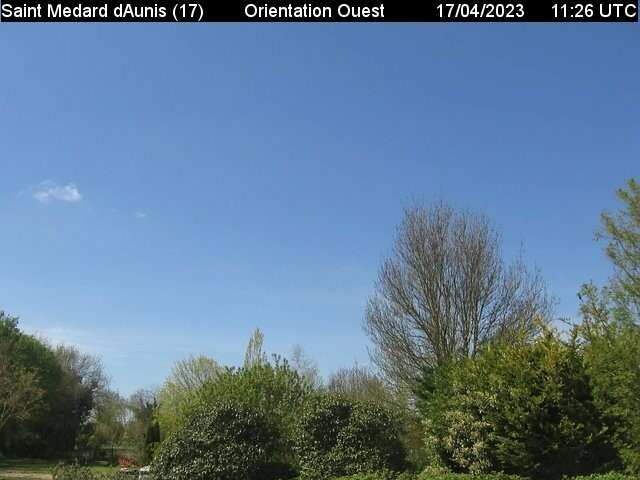
#> input picture Test/testnuage3.jpg, 640 x 480 px
$ python testfiltrenuages.py
#> lines starting #> are read from the running program, lines starting #| are printed output that depends on the picture; after the words box and inside, x2 and y2 are one past the last pixel; in counts of white or black regions, pixels touching at a corner belong together
import cv2
import numpy as np

def truncate_sky(image_path):
    # Load the image and convert it to the HSV color space
    img = cv2.imread(image_path)
    hsv = cv2.cvtColor(img, cv2.COLOR_BGR2HSV)

    # Define the range of sky colors in HSV color space
    lower_sky = np.array([0, 0, 150])
    upper_sky = np.array([180, 50, 255])

    # Threshold the image to get only sky colors
    mask = cv2.inRange(hsv, lower_sky, upper_sky)

    # Apply morphological opening to remove small noise and fill small gaps in the mask
    kernel = np.ones((5,5), np.uint8)
    mask = cv2.morphologyEx(mask, cv2.MORPH_OPEN, kernel)

    # Apply morphological closing to fill any remaining gaps in the mask
    mask = cv2.morphologyEx(mask, cv2.MORPH_CLOSE, kernel)

    # Find the contours of the sky region in the mask
    contours, hierarchy = cv2.findContours(mask, cv2.RETR_EXTERNAL, cv2.CHAIN_APPROX_SIMPLE)

    # Get the bounding box of the largest contour (i.e., the sky region)
    max_area = 0
    max_contour = None
    for contour in contours:
        area = cv2.contourArea(contour)
        if area > max_area:
            max_area = area
            max_contour = contour
    x, y, w, h = cv2.boundingRect(max_contour)

    # Extract the sky region from the original image and save it
    sky = img[y:y+h, x:x+w]
    cv2.imwrite('sky.jpg', sky)
    return w,h

def truncate_sky2(image_path):
    # Load the image and convert it to the HSV color space
    img = cv2.imread(image_path)
    hsv = cv2.cvtColor(img, cv2.COLOR_BGR2HSV)

    # Define the range of sky colors in HSV color space
    lower_sky = np.array([0, 70, 70])
    upper_sky = np.array([180, 255, 255])

    # Threshold the image to get only sky colors
    mask = cv2.inRange(hsv, lower_sky, upper_sky)

    # Apply morphological opening to remove small noise and fill small gaps in the mask
    kernel = np.ones((5,5), np.uint8)
    mask = cv2.morphologyEx(mask, cv2.MORPH_OPEN, kernel)

    # Apply edge detection to find the boundaries of the sky region
    edges = cv2.Canny(mask, 100, 200)

    # Find the contours of the sky region based on the edges
    contours, hierarchy = cv2.findContours(edges, cv2.RETR_EXTERNAL, cv2.CHAIN_APPROX_SIMPLE)

    # Get the bounding box of the largest contour (i.e., the sky region)
    max_area = 0
    max_contour = None
    for contour in contours:
        area = cv2.contourArea(contour)
        if area > max_area:
            max_area = area
            max_contour = contour
    x, y, w, h = cv2.boundingRect(max_contour)

    # Extract the sky region from the original image and save it
    sky = img[y:y+h, x:x+w]
    cv2.imwrite('sky.jpg', sky)
    return w,h


# Example usage
image = cv2.imread('testnuage3.jpg')
#> image is the input picture: shape (480, 640, 3); mean B, G, R 145.8, 121.8, 94.8
dimensions = image.shape
#> dimensions = (480, 640, 3)
# height, width, number of channels in image
height = image.shape[0]
#> height = 480
width = image.shape[1]
#> width = 640

w,h = truncate_sky('testnuage3.jpg')
#> in truncate_sky, `hsv = cv2.cvtColor(img, cv2.COLOR_BGR2HSV)`: hsv: shape (480, 640, 3); mean H, S, V 84.5, 104.9, 153.1
#> in truncate_sky, `mask = cv2.inRange(hsv, lower_sky, upper_sky)`:
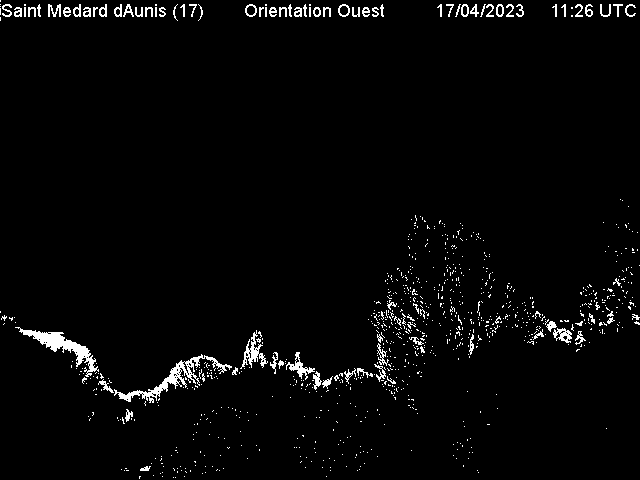
#> mask: shape (480, 640); 2.7% white in thin lines or dots
#> in truncate_sky, `mask = cv2.morphologyEx(mask, cv2.MORPH_OPEN, kernel)`:
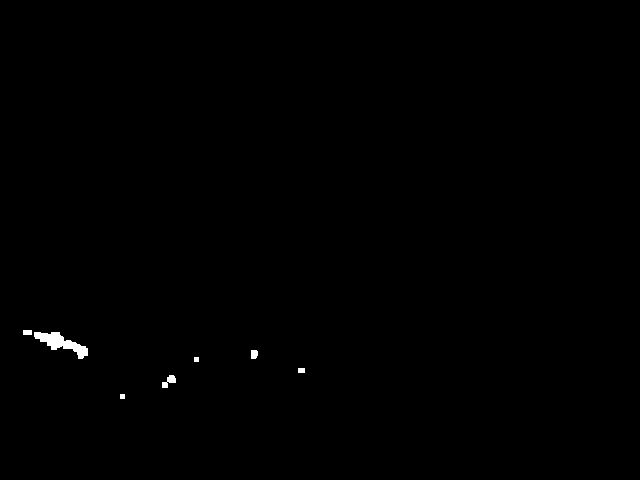
#> mask: shape (480, 640); 0.29% white; 7 white regions, largest, box (x1, y1, x2, y2) and area: (34, 332, 88, 359) 597, (162, 375, 176, 388) 97, (251, 350, 258, 359) 58
#> in truncate_sky, `mask = cv2.morphologyEx(mask, cv2.MORPH_CLOSE, kernel)`: mask: shape (480, 640); 0.29% white; 6 white regions
#> in truncate_sky, `contours, hierarchy = cv2.findContours(mask, cv2.RETR_EXTERNAL, cv2.CH..`: contours = 6 contours, 2 with area under 20; largest, box (x1, y1, x2, y2) and area: (23, 330, 88, 359) 574, (162, 375, 176, 388) 76, (251, 350, 258, 359) 44, (298, 368, 305, 373) 24
#> the loop in truncate_sky, `for contour in contours:` made 6 passes
#> (area, max_area) on passes 2, 6: (75.5, 75.5), (574.5, 574.5)
#> (contour, area) on pass 3: ([[298, 368], [298, 372], [304, 372], [304, 368]], 24)
#> after the loop in truncate_sky, `for contour in contours:`: max_area = 574.5; max_contour = contour of 59 points, box (x1, y1, x2, y2) (23, 330, 88, 359), area 574
#> in truncate_sky, `x, y, w, h = cv2.boundingRect(max_contour)`: x = 23; y = 330; w = 65; h = 29
#> in truncate_sky, `sky = img[y:y+h, x:x+w]`:
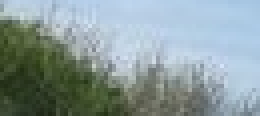
#> sky: shape (29, 65, 3) (shown 4 times larger); mean B, G, R 155.3, 154.5, 138
#> w = 65; h = 29
if w < width // 2 and h < height // 2:
    w,h = truncate_sky2('testnuage3.jpg')
#> in truncate_sky2, `mask = cv2.inRange(hsv, lower_sky, upper_sky)`:
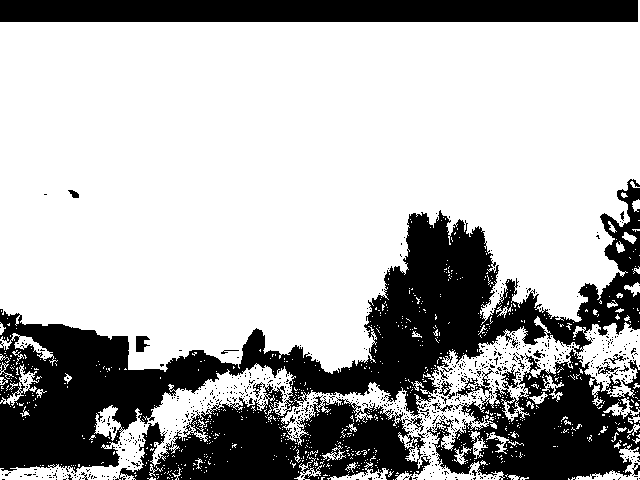
#> mask: shape (480, 640); 69.5% white; 726 black regions (705 under 20 px), largest, box (x1, y1, x2, y2) and area: (0, 179, 640, 480) 61988, (427, 349, 640, 480) 14804, (0, 0, 638, 22) 14036
#> in truncate_sky2, `mask = cv2.morphologyEx(mask, cv2.MORPH_OPEN, kernel)`:
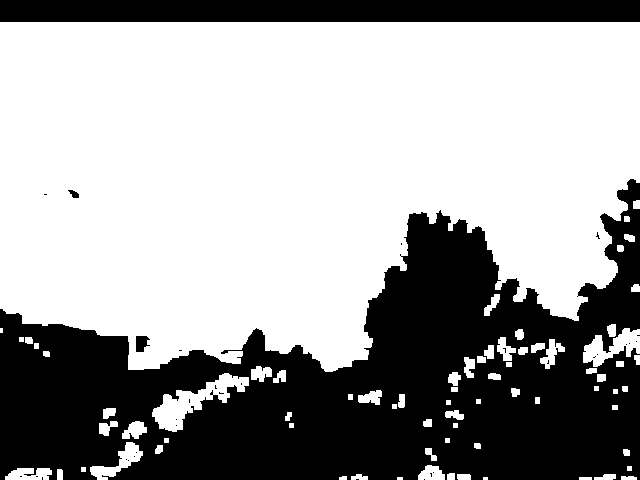
#> mask: shape (480, 640); 63% white; 33 black regions (29 under 20 px), largest, box (x1, y1, x2, y2) and area: (0, 179, 640, 480) 99150, (0, 0, 640, 22) 14080, (136, 336, 150, 352) 169, (68, 190, 79, 198) 53
#> in truncate_sky2, `edges = cv2.Canny(mask, 100, 200)`:
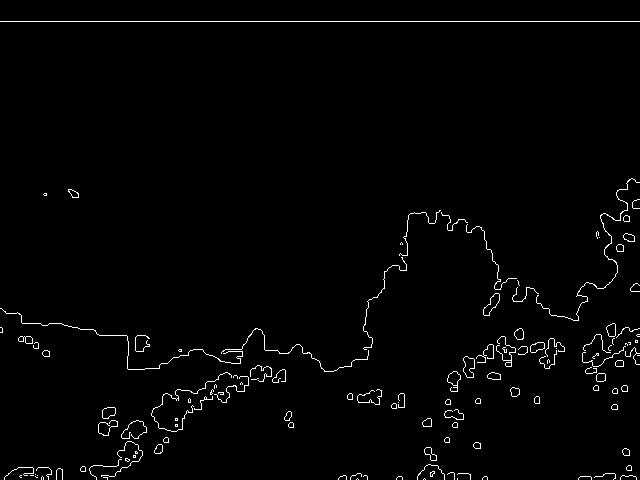
#> edges: shape (480, 640); 1.7% white in thin lines or dots
#> in truncate_sky2, `contours, hierarchy = cv2.findContours(edges, cv2.RETR_EXTERNAL, cv2.C..`: contours = 129 contours, 89 with area under 20; largest, box (x1, y1, x2, y2) and area: (463, 356, 475, 378) 170, (483, 293, 500, 316) 164, (447, 371, 461, 392) 128, (102, 407, 116, 419) 115, (530, 342, 545, 353) 102
#> the loop in truncate_sky2, `for contour in contours:` made 129 passes
#> (area, max_area) on passes 25, 32, 33, 48, 74, 80: (22, 22), (41, 41), (80, 80), (115, 115), (128, 128), (169.5, 169.5)
#> area on passes 26, 34, 35, 37, 38, 40: 22, 58, 36.5, 22, 22, 22
#> after the loop in truncate_sky2, `for contour in contours:`: max_area = 169.5; max_contour = contour of 26 points, box (x1, y1, x2, y2) (463, 356, 475, 378), area 170
#> in truncate_sky2, `x, y, w, h = cv2.boundingRect(max_contour)`: x = 463; y = 356; w = 12; h = 22
#> w = 12; h = 22
    if w < width // 2 and h < height // 2:
        cv2.imwrite('sky.jpg',image)

$ run again, with Test/testnuage.jpg copied over Test/testnuage3.jpg
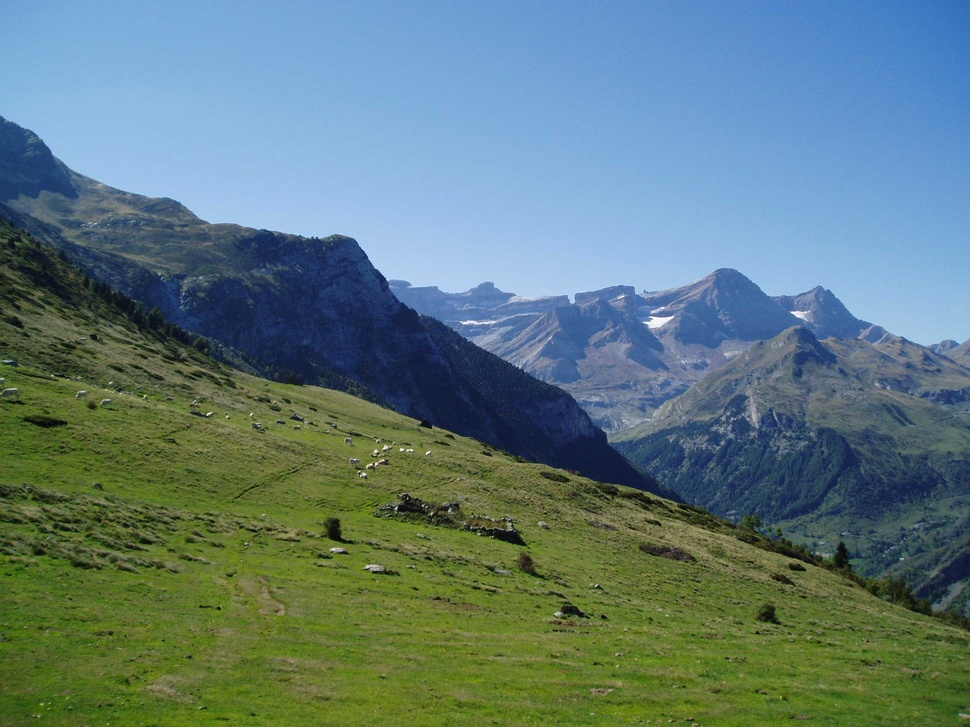
#> input picture Test/testnuage.jpg, 970 x 727 px, shrunk from 2272 x 1704 before the run
#> image is the input picture: shape (727, 970, 3); mean B, G, R 123.3, 122.4, 95.4
#> hsv: shape (727, 970, 3); mean H, S, V 78.9, 126, 146.5
#> in truncate_sky, `mask = cv2.morphologyEx(mask, cv2.MORPH_OPEN, kernel)`:
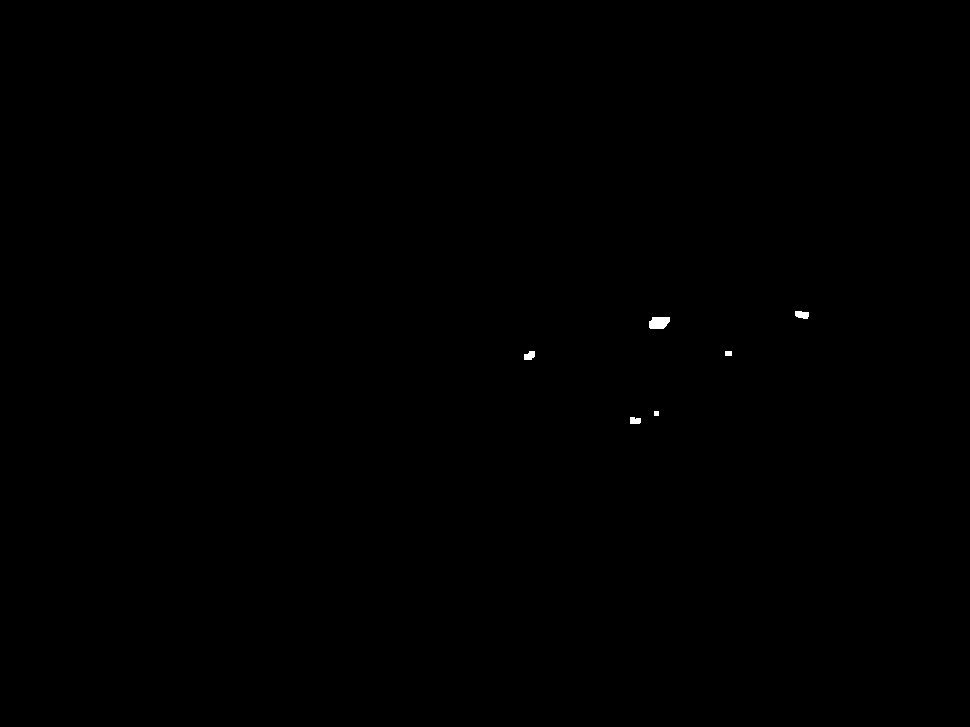
#> mask: shape (727, 970); 0.07% white; 6 white regions, box (x1, y1, x2, y2) and area: (649, 317, 670, 329) 216, (795, 311, 809, 319) 91, (524, 351, 535, 360) 78, (630, 417, 641, 424) 69, (725, 351, 732, 356) 35, (654, 411, 659, 416) 25
#> in truncate_sky, `contours, hierarchy = cv2.findContours(mask, cv2.RETR_EXTERNAL, cv2.CH..`: contours = 6 contours, 1 with area under 20; largest, box (x1, y1, x2, y2) and area: (649, 317, 670, 329) 188, (795, 311, 809, 319) 72, (524, 351, 535, 360) 61, (630, 417, 641, 424) 54, (725, 351, 732, 356) 24
#> the loop in truncate_sky, `for contour in contours:` made 6 passes
#> (area, max_area) on passes 1, 4, 5: (54, 54), (61, 61), (188.5, 188.5)
#> after the loop in truncate_sky, `for contour in contours:`: max_area = 188.5; max_contour = contour of 11 points, box (x1, y1, x2, y2) (649, 317, 670, 329), area 188
#> in truncate_sky, `x, y, w, h = cv2.boundingRect(max_contour)`: x = 649; y = 317; w = 21; h = 12
#> `w,h = truncate_sky('testnuage3.jpg')`: w = 21; h = 12
#> edges: shape (727, 970); 3.6% white in thin lines or dots, all inside (x1, y1, x2, y2) = (0, 181, 970, 727)
#> in truncate_sky2, `contours, hierarchy = cv2.findContours(edges, cv2.RETR_EXTERNAL, cv2.C..`: contours = 1437 contours, 1345 with area under 20; largest, box (x1, y1, x2, y2) and area: (862, 401, 914, 431) 866, (638, 542, 697, 565) 590, (91, 523, 133, 537) 302, (767, 572, 808, 599) 278, (17, 365, 49, 376) 170
#> the loop in truncate_sky2, `for contour in contours:` made 1437 passes
#> (area, max_area) on passes 37, 155, 398, 509, 1114: (30.5, 30.5), (91.5, 91.5), (278.5, 278.5), (590.5, 590.5), (865.5, 865.5)
#> after the loop in truncate_sky2, `for contour in contours:`: max_area = 865.5; max_contour = contour of 67 points, box (x1, y1, x2, y2) (862, 401, 914, 431), area 866
#> in truncate_sky2, `x, y, w, h = cv2.boundingRect(max_contour)`: x = 862; y = 401; w = 52; h = 30
#> in truncate_sky2, `sky = img[y:y+h, x:x+w]`:
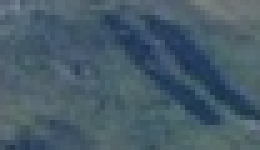
#> sky: shape (30, 52, 3) (shown 5 times larger); mean B, G, R 104.7, 91.7, 71.1
#> `w,h = truncate_sky2('testnuage3.jpg')`: w = 52; h = 30

$ run again, with Test/testnuage2.png saved as Test/testnuage3.jpg
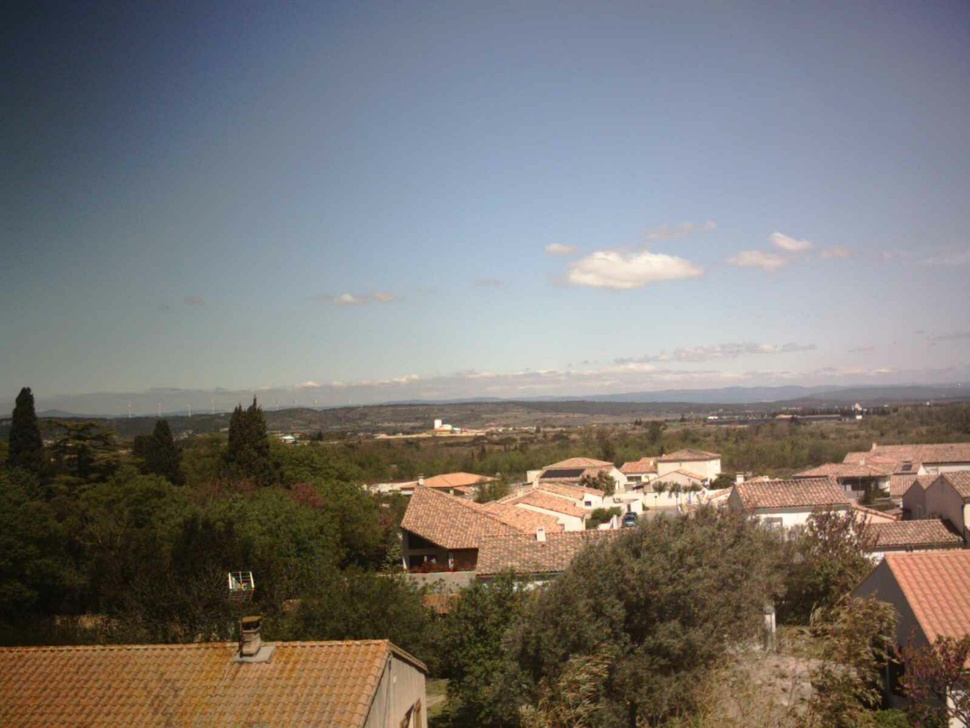
#> input picture Test/testnuage2.png, 970 x 728 px, shrunk from 2172 x 1630 before the run
#> image is the input picture: shape (728, 970, 3); mean B, G, R 115.4, 118.7, 122.6
#> hsv: shape (728, 970, 3); mean H, S, V 63.9, 79.1, 136.3
#> in truncate_sky, `mask = cv2.morphologyEx(mask, cv2.MORPH_CLOSE, kernel)`:
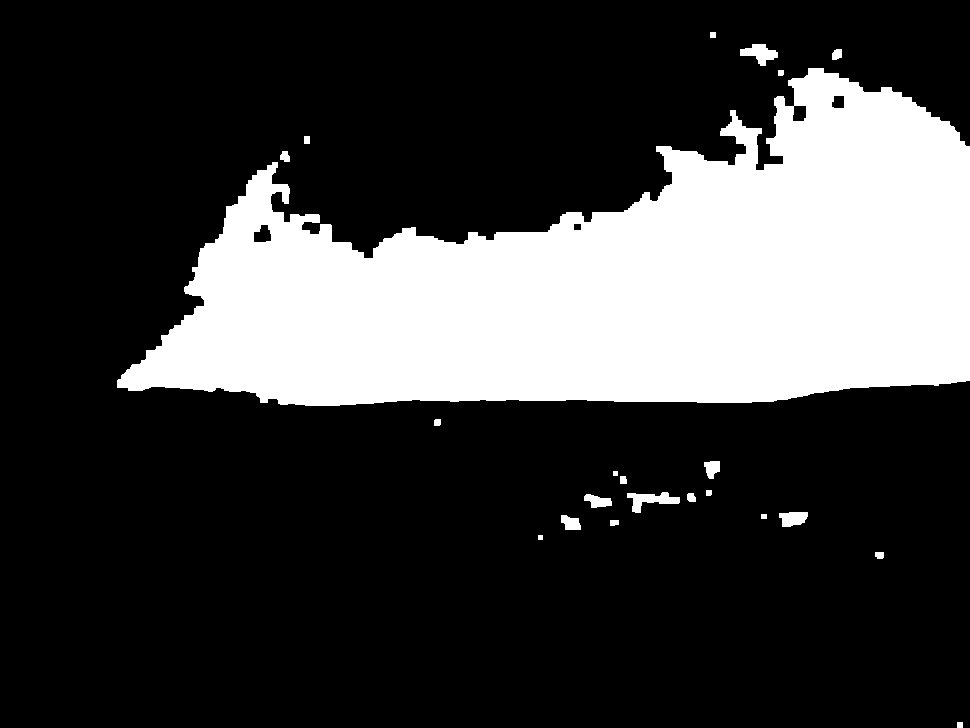
#> mask: shape (728, 970); 24.7% white; 22 white regions
#> contours = 22 contours, 2 with area under 20; largest, box (x1, y1, x2, y2) and area: (117, 68, 970, 406) 170468, (627, 492, 680, 513) 451, (740, 44, 778, 66) 400, (779, 512, 808, 527) 302, (584, 494, 612, 508) 216
#> the loop in truncate_sky, `for contour in contours:` made 22 passes
#> (area, max_area, max_contour) on pass 1: (25, 25, [[957, 722], [957, 727], [962, 727], [962, 722]])
#> after the loop in truncate_sky, `for contour in contours:`: max_area = 170468.5; max_contour = contour of 684 points, box (x1, y1, x2, y2) (117, 68, 970, 406), area 170468
#> in truncate_sky, `x, y, w, h = cv2.boundingRect(max_contour)`: x = 117; y = 68; w = 853; h = 338
#> in truncate_sky, `sky = img[y:y+h, x:x+w]`:
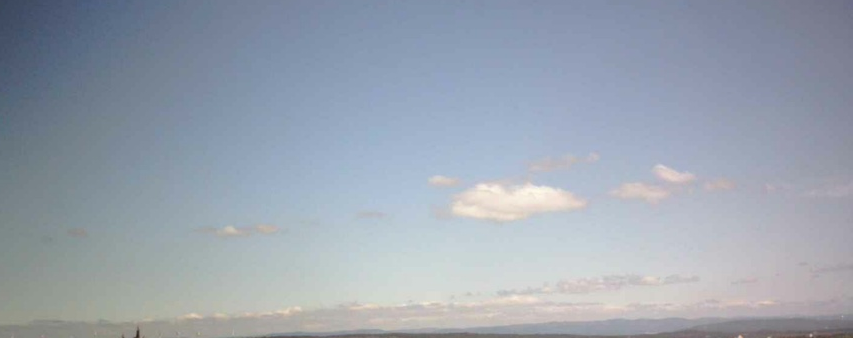
#> sky: shape (338, 853, 3); mean B, G, R 176.4, 164, 155
#> `w,h = truncate_sky('testnuage3.jpg')`: w = 853; h = 338
